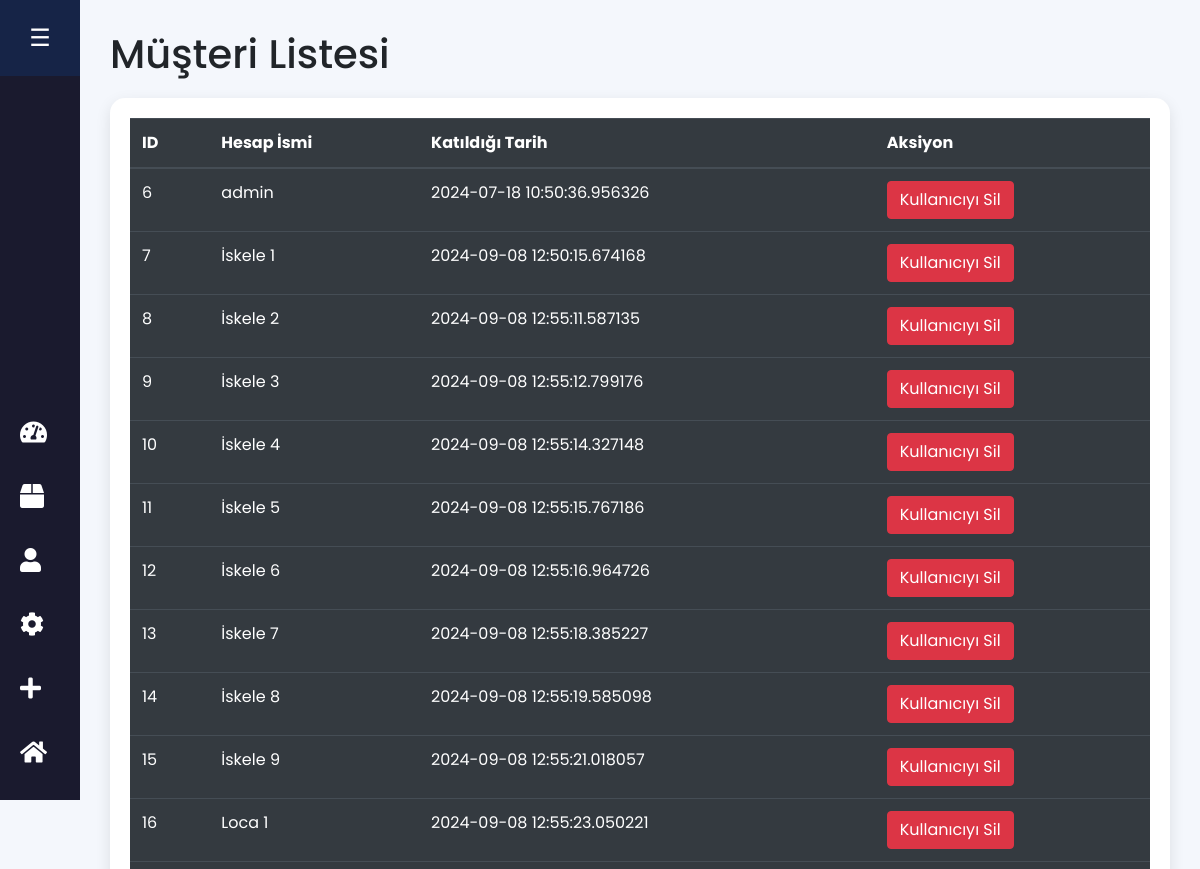
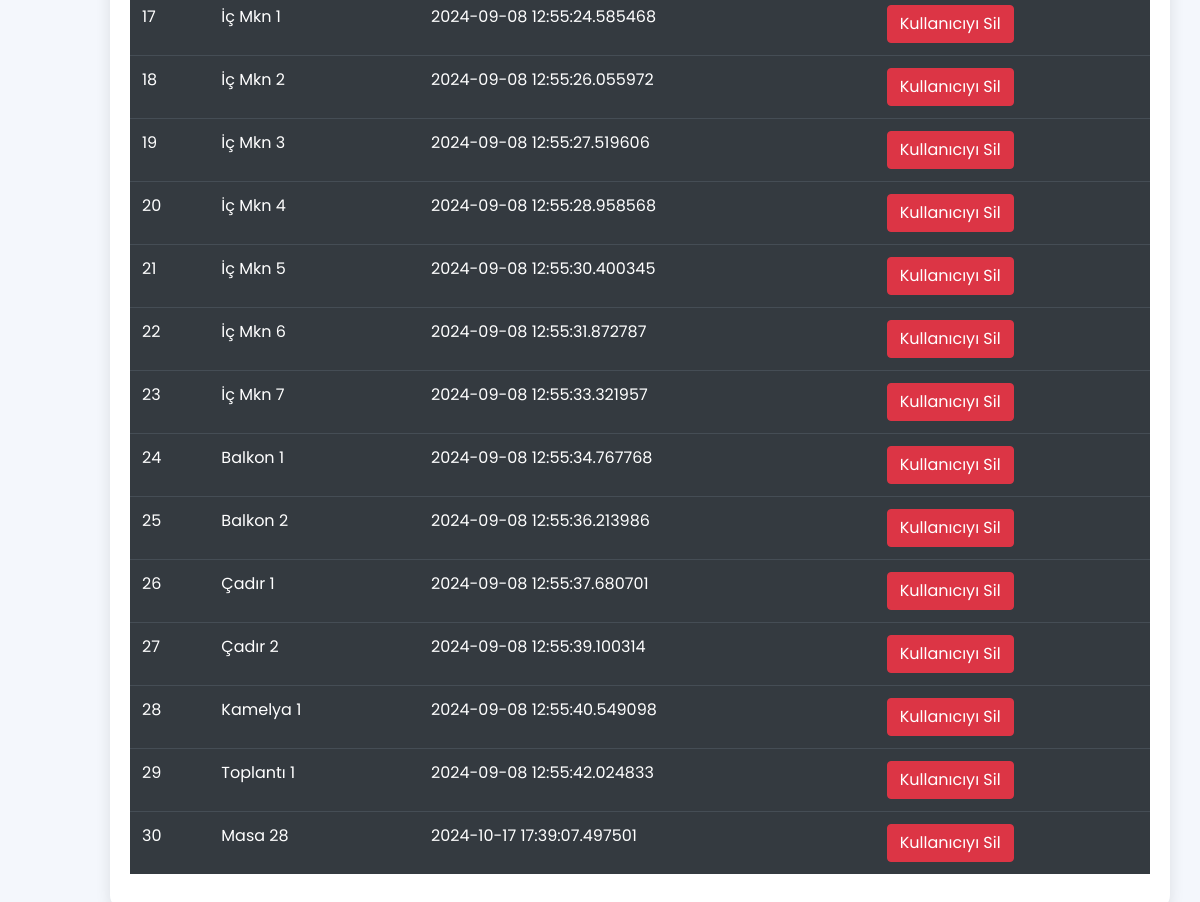
The page /customers (signed in) on the database its author committed (2 pictures, top to bottom).
### website/models.py (models this page shows, shortened)
class Customer(db.Model, UserMixin):
    id = db.Column(db.Integer, primary_key=True)
    email = db.Column(db.String(100), unique=True)
    username = db.Column(db.String(100))
    password_hash = db.Column(db.String(150))
    date_joined = db.Column(db.DateTime(), default=datetime.utcnow)
    MasaNo = db.Column(db.Integer)
    MasaAdi = db.Column(db.Text)
    cart_items = db.relationship('Cart', backref=db.backref('customer', lazy=True))
    orders = db.relationship('Order', backref=db.backref('customer', lazy=True))
    @property
    def password(self):
        raise AttributeError('Password is not a readable Attribute')

### website/admin.py (the view)
@admin.route('/customers')
@login_required
def display_customers():
    if current_user.id == 6:
        customers = Customer.query.all()
        return render_template('customers.html', customers=customers)
    return render_template('404.html')

### website/templates/customers.html (shortened to what this page needs)
<!DOCTYPE html>
<html lang="tr">
<head>
    <link href="https://stackpath.bootstrapcdn.com/bootstrap/4.5.2/css/bootstrap.min.css" rel="stylesheet">
    <link rel="stylesheet" href="https://cdnjs.cloudflare.com/ajax/libs/font-awesome/5.15.4/css/all.min.css">
</head>
<body>
    <div class="sidebar" id="sidebar">
        <div class="logo" id="logo">☰</div>
        <ul>
            <li>
                <a href="/dashboard" class="nav-link">
                    <i class="fas fa-tachometer-alt"></i>
                </a>
            </li>
            <li>
                <a href="/shop-items" class="nav-link">
                    <i class="fas fa-box"></i>
                </a>
            </li>
            <li>
                <a href="#" class="nav-link">
                    <i class="fas fa-user"></i>
                </a>
            </li>
            <li>
                <a href="/settings" class="nav-link">
                    <i class="fas fa-cog"></i>
                </a>
            </li>
            <li>
                <a href="/add-shop-items" class="nav-link">
                    <i class="fas fa-plus"></i>
                </a>
            </li>
            <li>
                <a href="/admin-page" class="nav-link">
                    <i class="fas fa-home"></i>
                </a>
            </li>
        </ul>
    </div>
    <div class="main-content" id="main-content">
        <h1>Müşteri Listesi</h1>
        <div class="table-container">
            <table class="table table-dark table-hover">
                <thead>
                    <tr>
                        <th scope="col">ID</th>
                        <th scope="col">Hesap İsmi</th>
                        <th scope="col">Katıldığı Tarih</th>
                        <th scope="col">Aksiyon</th>
                    </tr>
                </thead>
                <tbody>
                    {% for customer in customers %}
                    <tr>
                        <td>{{ customer.id }}</td>
                        <td>{{ customer.username }}</td>
                        <td>{{ customer.date_joined }}</td>
                        <td>
                            <a href="/remove-user/{{ customer.id }}" class="btn btn-danger">Kullanıcıyı Sil</a>
                        </td>
                    </tr>
                    {% endfor %}
                </tbody>
            </table>
        </div>
    </div>
</body>
</html>

### website/templates/customers.html (style rules this page uses)
body { font-family: 'Poppins', sans-serif; background-color: #f4f7fc; overflow-x: hidden; }
.sidebar { width: 80px; height: 100vh; background-color: #1a1a2e; transition: width 0.3s ease; position: fixed; top: 0; left: 0; display: flex; flex-direction: column; justify-content: space-between; }
.sidebar .logo { padding: 20px; color: #fff; text-align: center; font-size: 1.5rem; background-color: #162447; cursor: pointer; }
.sidebar ul { padding: 0; list-style-type: none; }
.sidebar ul li { width: 100%; }
.sidebar ul li a { text-decoration: none; color: #fff; padding: 20px; display: flex; align-items: center; transition: all 0.3s; }
.sidebar ul li a i { font-size: 1.5rem; margin-right: 15px; }
.main-content { margin-left: 80px; padding: 30px; transition: margin-left 0.3s ease; }
.table-container { background-color: #fff; border-radius: 15px; box-shadow: 0 5px 15px rgba(0,0,0,0.1); padding: 20px; margin-top: 20px; }

### rows shown on the page
Customer: id "6", username "admin", date_joined "2024-07-18 10:50:36.956326"
Customer: id "7", username "İskele 1", date_joined "2024-09-08 12:50:15.674168"
Customer: id "8", username "İskele 2", date_joined "2024-09-08 12:55:11.587135"
Customer: id "9", username "İskele 3", date_joined "2024-09-08 12:55:12.799176"
Customer: id "10", username "İskele 4", date_joined "2024-09-08 12:55:14.327148"
Customer: id "11", username "İskele 5", date_joined "2024-09-08 12:55:15.767186"
Customer: id "12", username "İskele 6", date_joined "2024-09-08 12:55:16.964726"
Customer: id "13", username "İskele 7", date_joined "2024-09-08 12:55:18.385227"
Customer: id "14", username "İskele 8", date_joined "2024-09-08 12:55:19.585098"
Customer: id "15", username "İskele 9", date_joined "2024-09-08 12:55:21.018057"
Customer: id "16", username "Loca 1", date_joined "2024-09-08 12:55:23.050221"
Customer: id "17", username "İç Mkn 1", date_joined "2024-09-08 12:55:24.585468"
Customer: id "18", username "İç Mkn 2", date_joined "2024-09-08 12:55:26.055972"
Customer: id "19", username "İç Mkn 3", date_joined "2024-09-08 12:55:27.519606"
Customer: id "20", username "İç Mkn 4", date_joined "2024-09-08 12:55:28.958568"
Customer: id "21", username "İç Mkn 5", date_joined "2024-09-08 12:55:30.400345"
Customer: id "22", username "İç Mkn 6", date_joined "2024-09-08 12:55:31.872787"
Customer: id "23", username "İç Mkn 7", date_joined "2024-09-08 12:55:33.321957"
Customer: id "24", username "Balkon 1", date_joined "2024-09-08 12:55:34.767768"
Customer: id "25", username "Balkon 2", date_joined "2024-09-08 12:55:36.213986"
Customer: id "26", username "Çadır 1", date_joined "2024-09-08 12:55:37.680701"
Customer: id "27", username "Çadır 2", date_joined "2024-09-08 12:55:39.100314"
Customer: id "28", username "Kamelya 1", date_joined "2024-09-08 12:55:40.549098"
Customer: id "29", username "Toplantı 1", date_joined "2024-09-08 12:55:42.024833"
Customer: id "30", username "Masa 28", date_joined "2024-10-17 17:39:07.497501"
